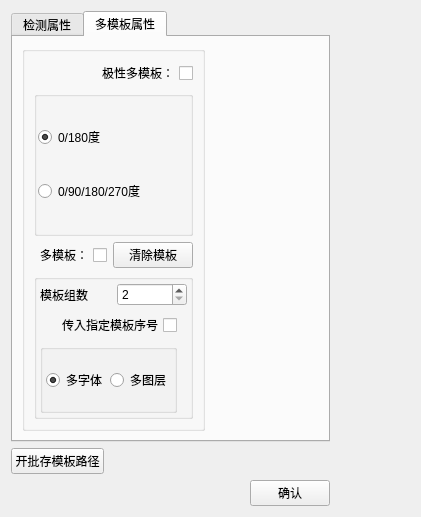
<?xml version="1.0" encoding="UTF-8"?>
<ui version="4.0">
 <class>AdvanceDialogClass</class>
 <widget class="QDialog" name="AdvanceDialogClass">
  <property name="geometry">
   <rect>
    <x>0</x>
    <y>0</y>
    <width>421</width>
    <height>517</height>
   </rect>
  </property>
  <property name="windowTitle">
   <string>Advance settings</string>
  </property>
  <layout class="QHBoxLayout" name="horizontalLayout_2">
   <item>
    <layout class="QVBoxLayout" name="verticalLayout_2">
     <item>
      <widget class="QTabWidget" name="tabWidget">
       <property name="currentIndex">
        <number>1</number>
       </property>
       <widget class="QWidget" name="tab_2">
        <attribute name="title">
         <string>检测属性</string>
        </attribute>
        <layout class="QGridLayout" name="gridLayout_3">
         <item row="0" column="0">
          <layout class="QVBoxLayout" name="verticalLayout">
           <item>
            <widget class="QGroupBox" name="grp_high">
             <property name="title">
              <string/>
             </property>
             <layout class="QGridLayout" name="gridLayout_5">
              <property name="leftMargin">
               <number>11</number>
              </property>
              <property name="topMargin">
               <number>11</number>
              </property>
              <property name="rightMargin">
               <number>11</number>
              </property>
              <property name="bottomMargin">
               <number>11</number>
              </property>
              <property name="spacing">
               <number>11</number>
              </property>
              <item row="2" column="0" colspan="3">
               <layout class="QHBoxLayout" name="horizontalLayout_4">
                <item>
                 <widget class="QCheckBox" name="cb_referTempAngle">
                  <property name="layoutDirection">
                   <enum>Qt::RightToLeft</enum>
                  </property>
                  <property name="text">
                   <string>参考整体字符角度</string>
                  </property>
                 </widget>
                </item>
                <item>
                 <spacer name="horizontalSpacer_6">
                  <property name="orientation">
                   <enum>Qt::Horizontal</enum>
                  </property>
                  <property name="sizeHint" stdset="0">
                   <size>
                    <width>40</width>
                    <height>20</height>
                   </size>
                  </property>
                 </spacer>
                </item>
               </layout>
              </item>
              <item row="6" column="0" colspan="2">
               <widget class="QPushButton" name="bt_testCharThreshold">
                <property name="text">
                 <string>测试字符</string>
                </property>
                <property name="checkable">
                 <bool>true</bool>
                </property>
               </widget>
              </item>
              <item row="0" column="0" colspan="4">
               <layout class="QHBoxLayout" name="horizontalLayout_3">
                <item>
                 <widget class="QLabel" name="label_25">
                  <property name="text">
                   <string>参考模组：</string>
                  </property>
                 </widget>
                </item>
                <item>
                 <widget class="QComboBox" name="cob_refer">
                  <item>
                   <property name="text">
                    <string>无参考</string>
                   </property>
                  </item>
                  <item>
                   <property name="text">
                    <string>传入区域参考</string>
                   </property>
                  </item>
                  <item>
                   <property name="text">
                    <string>识别整体区域</string>
                   </property>
                  </item>
                 </widget>
                </item>
                <item>
                 <spacer name="horizontalSpacer_5">
                  <property name="orientation">
                   <enum>Qt::Horizontal</enum>
                  </property>
                  <property name="sizeHint" stdset="0">
                   <size>
                    <width>40</width>
                    <height>20</height>
                   </size>
                  </property>
                 </spacer>
                </item>
               </layout>
              </item>
              <item row="4" column="2">
               <widget class="QSpinBox" name="sp_AutoRegionLarge">
                <property name="buttonSymbols">
                 <enum>QAbstractSpinBox::UpDownArrows</enum>
                </property>
                <property name="minimum">
                 <number>0</number>
                </property>
                <property name="maximum">
                 <number>100</number>
                </property>
                <property name="value">
                 <number>1</number>
                </property>
               </widget>
              </item>
              <item row="8" column="2">
               <widget class="QSpinBox" name="sp_defectTOL">
                <property name="readOnly">
                 <bool>false</bool>
                </property>
                <property name="buttonSymbols">
                 <enum>QAbstractSpinBox::UpDownArrows</enum>
                </property>
                <property name="minimum">
                 <number>0</number>
                </property>
                <property name="maximum">
                 <number>999</number>
                </property>
               </widget>
              </item>
              <item row="6" column="2" colspan="2">
               <widget class="QCheckBox" name="cb_fillUp">
                <property name="minimumSize">
                 <size>
                  <width>96</width>
                  <height>0</height>
                 </size>
                </property>
                <property name="layoutDirection">
                 <enum>Qt::RightToLeft</enum>
                </property>
                <property name="text">
                 <string>字符填充:</string>
                </property>
               </widget>
              </item>
              <item row="7" column="2">
               <widget class="QSpinBox" name="sp_charThreMin">
                <property name="buttonSymbols">
                 <enum>QAbstractSpinBox::UpDownArrows</enum>
                </property>
                <property name="maximum">
                 <number>255</number>
                </property>
                <property name="value">
                 <number>0</number>
                </property>
               </widget>
              </item>
              <item row="4" column="0">
               <widget class="QLabel" name="label_23">
                <property name="text">
                 <string> 自动模板扩大：</string>
                </property>
               </widget>
              </item>
              <item row="9" column="0" colspan="4">
               <layout class="QHBoxLayout" name="horizontalLayout_7">
                <property name="leftMargin">
                 <number>3</number>
                </property>
                <property name="topMargin">
                 <number>3</number>
                </property>
                <property name="rightMargin">
                 <number>3</number>
                </property>
                <property name="bottomMargin">
                 <number>3</number>
                </property>
                <item>
                 <widget class="QLabel" name="label_6">
                  <property name="text">
                   <string>面积偏差：</string>
                  </property>
                 </widget>
                </item>
                <item>
                 <widget class="QComboBox" name="cob_area">
                  <item>
                   <property name="text">
                    <string>检测多余和缺少</string>
                   </property>
                  </item>
                  <item>
                   <property name="text">
                    <string>仅检测多余部分</string>
                   </property>
                  </item>
                  <item>
                   <property name="text">
                    <string>仅检测缺少部分</string>
                   </property>
                  </item>
                 </widget>
                </item>
               </layout>
              </item>
              <item row="7" column="3">
               <widget class="QSpinBox" name="sp_charThreMax">
                <property name="buttonSymbols">
                 <enum>QAbstractSpinBox::UpDownArrows</enum>
                </property>
                <property name="maximum">
                 <number>255</number>
                </property>
                <property name="value">
                 <number>255</number>
                </property>
               </widget>
              </item>
              <item row="8" column="0" colspan="2">
               <widget class="QLabel" name="label_3">
                <property name="text">
                 <string> 裂纹容忍值：     </string>
                </property>
               </widget>
              </item>
              <item row="10" column="0" colspan="2">
               <widget class="QComboBox" name="cob_charIndex">
                <property name="editable">
                 <bool>false</bool>
                </property>
                <item>
                 <property name="text">
                  <string>字符1</string>
                 </property>
                </item>
               </widget>
              </item>
              <item row="5" column="2" colspan="2">
               <layout class="QHBoxLayout" name="horizontalLayout_6">
                <item>
                 <widget class="QLabel" name="lb_ratio">
                  <property name="text">
                   <string>比例因子：</string>
                  </property>
                 </widget>
                </item>
                <item>
                 <widget class="QDoubleSpinBox" name="dsp_ratio">
                  <property name="buttonSymbols">
                   <enum>QAbstractSpinBox::UpDownArrows</enum>
                  </property>
                  <property name="decimals">
                   <number>4</number>
                  </property>
                  <property name="minimum">
                   <double>-10.000000000000000</double>
                  </property>
                  <property name="maximum">
                   <double>10.000000000000000</double>
                  </property>
                  <property name="singleStep">
                   <double>0.001000000000000</double>
                  </property>
                 </widget>
                </item>
               </layout>
              </item>
              <item row="7" column="0" colspan="2">
               <widget class="QLabel" name="label_24">
                <property name="text">
                 <string>字符阈值：</string>
                </property>
               </widget>
              </item>
              <item row="5" column="0" colspan="2">
               <widget class="QCheckBox" name="cb_inputRatio">
                <property name="layoutDirection">
                 <enum>Qt::RightToLeft</enum>
                </property>
                <property name="text">
                 <string>传入比例</string>
                </property>
               </widget>
              </item>
              <item row="1" column="0">
               <widget class="QCheckBox" name="cb_ocr">
                <property name="layoutDirection">
                 <enum>Qt::RightToLeft</enum>
                </property>
                <property name="text">
                 <string>启用OCR模板</string>
                </property>
               </widget>
              </item>
             </layout>
            </widget>
           </item>
           <item>
            <spacer name="verticalSpacer">
             <property name="orientation">
              <enum>Qt::Vertical</enum>
             </property>
             <property name="sizeHint" stdset="0">
              <size>
               <width>20</width>
               <height>40</height>
              </size>
             </property>
            </spacer>
           </item>
          </layout>
         </item>
         <item row="0" column="1">
          <spacer name="horizontalSpacer_3">
           <property name="orientation">
            <enum>Qt::Horizontal</enum>
           </property>
           <property name="sizeHint" stdset="0">
            <size>
             <width>1</width>
             <height>20</height>
            </size>
           </property>
          </spacer>
         </item>
        </layout>
       </widget>
       <widget class="QWidget" name="tab">
        <attribute name="title">
         <string>多模板属性</string>
        </attribute>
        <layout class="QGridLayout" name="gridLayout">
         <item row="0" column="1">
          <spacer name="horizontalSpacer_2">
           <property name="orientation">
            <enum>Qt::Horizontal</enum>
           </property>
           <property name="sizeHint" stdset="0">
            <size>
             <width>99</width>
             <height>20</height>
            </size>
           </property>
          </spacer>
         </item>
         <item row="0" column="0">
          <widget class="QGroupBox" name="groupBox_2">
           <property name="title">
            <string/>
           </property>
           <property name="checkable">
            <bool>false</bool>
           </property>
           <layout class="QGridLayout" name="gridLayout_2">
            <item row="1" column="0" colspan="2">
             <widget class="QGroupBox" name="grp_dirPattern">
              <property name="title">
               <string/>
              </property>
              <layout class="QVBoxLayout" name="verticalLayout_4">
               <property name="spacing">
                <number>3</number>
               </property>
               <property name="leftMargin">
                <number>1</number>
               </property>
               <property name="topMargin">
                <number>1</number>
               </property>
               <property name="rightMargin">
                <number>1</number>
               </property>
               <property name="bottomMargin">
                <number>1</number>
               </property>
               <item>
                <widget class="QRadioButton" name="rb_2Angle">
                 <property name="text">
                  <string>0/180度</string>
                 </property>
                 <property name="checked">
                  <bool>true</bool>
                 </property>
                </widget>
               </item>
               <item>
                <widget class="QRadioButton" name="rb_4Angle">
                 <property name="text">
                  <string>0/90/180/270度</string>
                 </property>
                </widget>
               </item>
              </layout>
             </widget>
            </item>
            <item row="3" column="0" colspan="2">
             <widget class="QGroupBox" name="grp_multPat">
              <property name="title">
               <string/>
              </property>
              <layout class="QGridLayout" name="gridLayout_6">
               <property name="leftMargin">
                <number>3</number>
               </property>
               <property name="topMargin">
                <number>3</number>
               </property>
               <property name="rightMargin">
                <number>3</number>
               </property>
               <property name="bottomMargin">
                <number>3</number>
               </property>
               <property name="spacing">
                <number>7</number>
               </property>
               <item row="0" column="0" colspan="2">
                <layout class="QHBoxLayout" name="horizontalLayout_15">
                 <item>
                  <widget class="QLabel" name="label_4">
                   <property name="text">
                    <string>模板组数</string>
                   </property>
                  </widget>
                 </item>
                 <item>
                  <widget class="QSpinBox" name="sp_patternNum">
                   <property name="readOnly">
                    <bool>false</bool>
                   </property>
                   <property name="minimum">
                    <number>2</number>
                   </property>
                   <property name="maximum">
                    <number>4</number>
                   </property>
                  </widget>
                 </item>
                </layout>
               </item>
               <item row="2" column="0">
                <widget class="QGroupBox" name="groupBox_3">
                 <property name="title">
                  <string/>
                 </property>
                 <layout class="QHBoxLayout" name="horizontalLayout_5">
                  <property name="spacing">
                   <number>3</number>
                  </property>
                  <property name="leftMargin">
                   <number>3</number>
                  </property>
                  <property name="topMargin">
                   <number>3</number>
                  </property>
                  <property name="rightMargin">
                   <number>3</number>
                  </property>
                  <property name="bottomMargin">
                   <number>3</number>
                  </property>
                  <item>
                   <widget class="QRadioButton" name="rb_font">
                    <property name="text">
                     <string>多字体</string>
                    </property>
                    <property name="checked">
                     <bool>true</bool>
                    </property>
                   </widget>
                  </item>
                  <item>
                   <widget class="QRadioButton" name="rb_layer">
                    <property name="text">
                     <string>多图层</string>
                    </property>
                   </widget>
                  </item>
                 </layout>
                </widget>
               </item>
               <item row="1" column="0">
                <widget class="QCheckBox" name="cb_inputPatIndex">
                 <property name="layoutDirection">
                  <enum>Qt::RightToLeft</enum>
                 </property>
                 <property name="text">
                  <string>传入指定模板序号</string>
                 </property>
                </widget>
               </item>
              </layout>
             </widget>
            </item>
            <item row="0" column="0" colspan="2">
             <widget class="QCheckBox" name="cb_DirPattern">
              <property name="layoutDirection">
               <enum>Qt::RightToLeft</enum>
              </property>
              <property name="text">
               <string>极性多模板：</string>
              </property>
             </widget>
            </item>
            <item row="2" column="0">
             <widget class="QCheckBox" name="cb_useMult">
              <property name="layoutDirection">
               <enum>Qt::RightToLeft</enum>
              </property>
              <property name="text">
               <string>多模板：</string>
              </property>
             </widget>
            </item>
            <item row="2" column="1">
             <widget class="QPushButton" name="bt_clearTmp">
              <property name="text">
               <string>清除模板</string>
              </property>
             </widget>
            </item>
           </layout>
          </widget>
         </item>
        </layout>
       </widget>
      </widget>
     </item>
     <item>
      <layout class="QHBoxLayout" name="horizontalLayout_8">
       <item>
        <widget class="QPushButton" name="bt_saveImageDir">
         <property name="enabled">
          <bool>true</bool>
         </property>
         <property name="text">
          <string>开批存模板路径</string>
         </property>
        </widget>
       </item>
       <item>
        <spacer name="horizontalSpacer_7">
         <property name="orientation">
          <enum>Qt::Horizontal</enum>
         </property>
         <property name="sizeHint" stdset="0">
          <size>
           <width>40</width>
           <height>20</height>
          </size>
         </property>
        </spacer>
       </item>
      </layout>
     </item>
     <item>
      <spacer name="verticalSpacer_3">
       <property name="orientation">
        <enum>Qt::Vertical</enum>
       </property>
       <property name="sizeHint" stdset="0">
        <size>
         <width>20</width>
         <height>0</height>
        </size>
       </property>
      </spacer>
     </item>
     <item>
      <layout class="QHBoxLayout" name="horizontalLayout">
       <item>
        <spacer name="horizontalSpacer">
         <property name="orientation">
          <enum>Qt::Horizontal</enum>
         </property>
         <property name="sizeHint" stdset="0">
          <size>
           <width>40</width>
           <height>20</height>
          </size>
         </property>
        </spacer>
       </item>
       <item>
        <widget class="QPushButton" name="okButton">
         <property name="text">
          <string>确认</string>
         </property>
        </widget>
       </item>
      </layout>
     </item>
    </layout>
   </item>
   <item>
    <spacer name="horizontalSpacer_4">
     <property name="orientation">
      <enum>Qt::Horizontal</enum>
     </property>
     <property name="sizeHint" stdset="0">
      <size>
       <width>1</width>
       <height>20</height>
      </size>
     </property>
    </spacer>
   </item>
  </layout>
 </widget>
 <resources/>
 <connections>
  <connection>
   <sender>okButton</sender>
   <signal>clicked()</signal>
   <receiver>AdvanceDialogClass</receiver>
   <slot>accept()</slot>
   <hints>
    <hint type="sourcelabel">
     <x>206</x>
     <y>288</y>
    </hint>
    <hint type="destinationlabel">
     <x>231</x>
     <y>300</y>
    </hint>
   </hints>
  </connection>
 </connections>
</ui>
